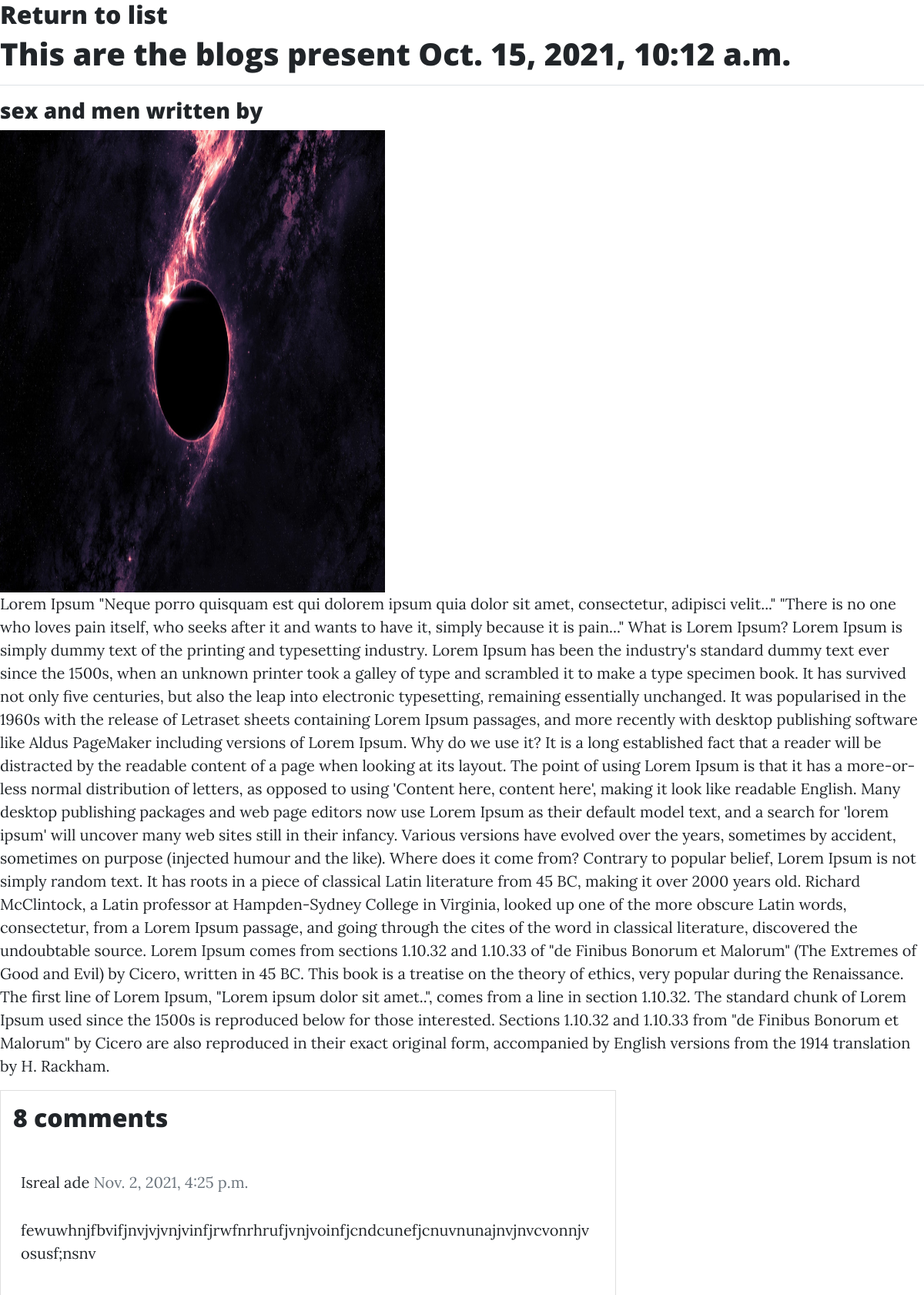
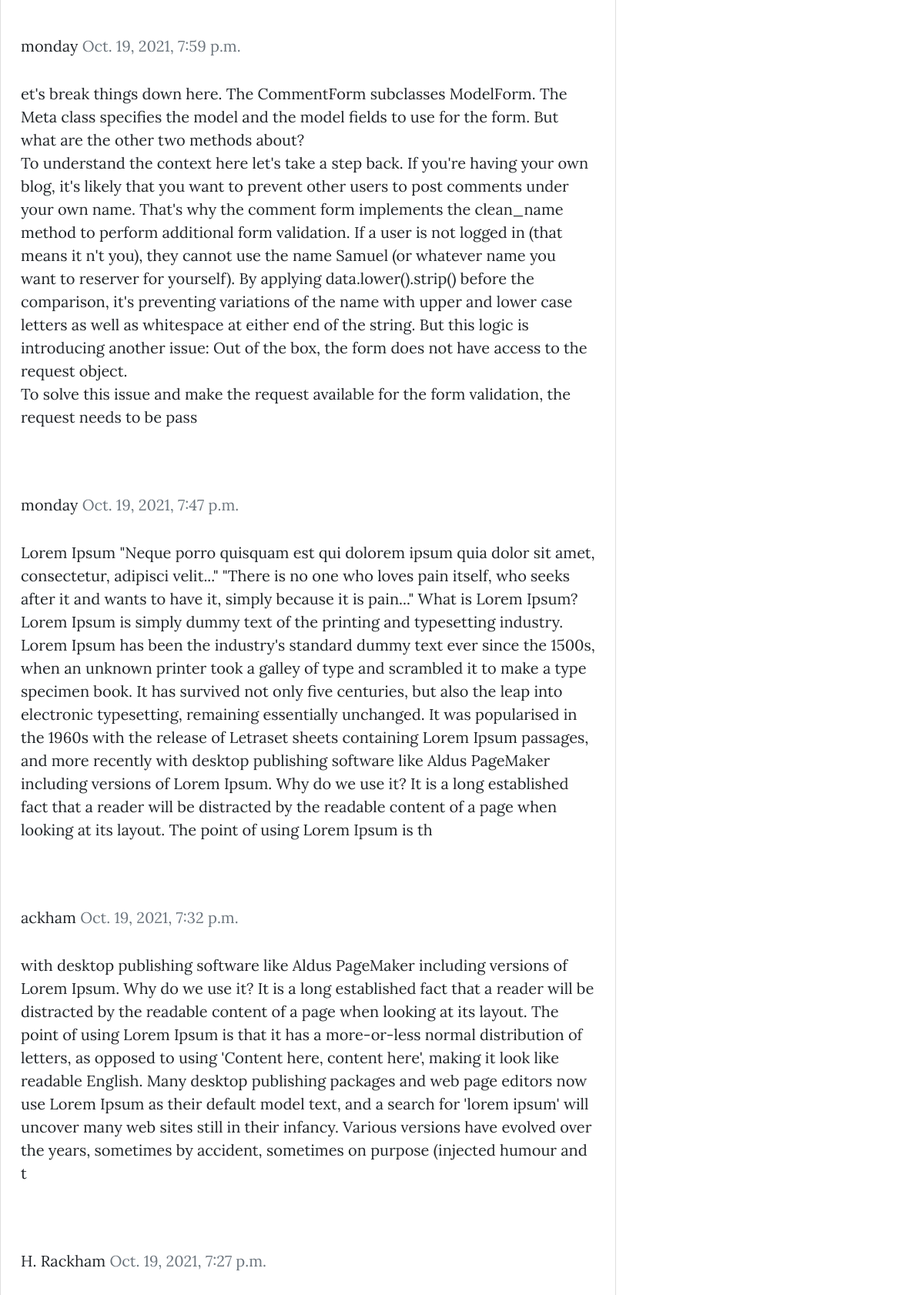
The app's page /blog/4/ (upper part) with its own data (2 pictures, top to bottom).
### blog/models.py (models this page shows, shortened)
class AuthorPost(models.Model):
    STATUS_CHOICES = (
    ('draft', 'Draft'),
    ('published', 'Published'),
    )
    CATEGORY_CHOICES = (
    ('Personal blogs', 'Personal blogs'),
    ('Business/corporate blogs', 'Business/corporate blogs'),
    ('Personal brand/professional blogs', 'Personal brand/professional blogs'),
    ('Fashion blogs', 'Fashion blogs'),
    ('Lifestyle blogs', 'Lifestyle blogs'),
    ('Travel blogs', 'Travel blogs'),
    ('Food blogs', 'Food blogs'),
    ('Affiliate/review blogs', 'Affiliate/review blogs'),
    ('News blogs', 'News blogs'),
    ('Multimedia blogs', 'Multimedia blogs'),
    ('others', 'Others')
)
    title       =   models.CharField(max_length=400, unique=True,)
    author      =   models.ForeignKey(Author, on_delete=models.CASCADE)
    article     =   models.TextField(max_length=1500000)
    image_cover =   models.ImageField(upload_to='images_cover/', null = True, blank = True)
    category    =   models.CharField(max_length=700, choices=CATEGORY_CHOICES)
    publish     =   models.DateTimeField(default=timezone.now)
    created_on  =   models.DateTimeField(auto_now_add=True)
    updated     =   models.DateTimeField(auto_now=True)
    status      =   models.CharField(max_length=10, choices = STATUS_CHOICES, default = 'draft' )
    objects     =   models.Manager()
    published   =   PublishedManger()
    class Meta:
        ordering = ['-publish',]

class Comment(models.Model):
    post      = models.ForeignKey(AuthorPost, on_delete=models.CASCADE, related_name='comments')
    full_name = models.CharField(max_length=40)
    email     = models.EmailField(max_length=255)
    body      = models.TextField(max_length=1000)
    active    = models.BooleanField(default=False)
    created_on = models.DateTimeField(auto_now_add=True)
    class Meta:
        ordering = ['-created_on',]

### blog/views.py (the view, shortened to what this page needs)
# urls.py: path('<int:pk>/', detail_view, name='PostDetail'),
def detail_view(request, pk):
    detail = get_object_or_404(AuthorPost, id=pk)
    comments = Comment.objects.filter(active = True)
    new_comment = None
    form = CommentForm()
    context = {'details':detail, 'form':form, 'new_comment':new_comment, 'comments':comments}
    return render(request,'blog/detail_view.html', context )

### blog/templates/blog/detail_view.html (shortened to what this page needs)
{% extends 'navbar.html' %}
{% block navbar %}
    <h2>
        <a href="{% url 'blog:PostList' %}" >Return to list</a>
    </h2>
    <h1>
        This are the blogs present {{details.created_on}}
    </h1>
    <hr>
        <h3>
            {{details.title}} written by {{details.user.author}}
        </h3>
    <div>
        <div>
          {% if details.image_cover %}
            <img src="{{details.image_cover.url}}" width="500" height="600" alt="image_cover">
            {% else %}
            <h2>
              image absent
            </h2>
          {% endif %}
        </div>
        {{details.article}}
    </div>
<div class="col-md-8 card mb-4  mt-3 ">
      <div class="card-body">
        <h2>{{ comments.count }} comments</h2>
        {% for comment in comments %}
        <div class="comments" style="padding: 10px;">
          <p class="font-weight-bold">
            {{ comment.full_name }}
            <span class=" text-muted font-weight-normal">
              {{ comment.created_on }}
            </span>
          </p>
          {{ comment.body | linebreaks }}
        </div>
        {% endfor %}
      </div>
    </div>
{% endblock navbar %}

### records on screen
AuthorPost: created_on "Oct. 15, 2021, 10:12 a.m.", title "sex and men", image_cover (picture), article "Lorem Ipsum \"Neque porro quisquam est qui dolorem ipsum quia dolor sit amet, consectetur, adipisci velit...\" \"There is no one who loves pain itself, who seeks after it and wants to have it, simply because it is pain...\" What is Lorem Ipsum? Lorem Ipsum is simply dummy text of the printing and typesetting industry. Lorem Ipsum has been the industry's standard dummy text ever since the 1500s, when an unknown printer took a galley of type and scrambled it to make a type specimen book. It has survived not only five centuries, but also the leap into electronic typesetting, remaining essentially unchanged. It was popularised in the 1960s with the release of Letraset sheets containing Lorem Ipsum…"
Comment: full_name "Isreal ade", created_on "Nov. 2, 2021, 4:25 p.m.", body "fewuwhnjfbvifjnvjvjvnjvinfjrwfnrhrufjvnjvoinfjcndcunefjcnuvnunajnvjnvcvonnjvosusf;nsnv"
Comment: full_name "monday", created_on "Oct. 19, 2021, 7:59 p.m.", body "et's break things down here. The CommentForm subclasses ModelForm. The Meta class specifies the model and the model fields to use for the form. But what are the other two methods about? To understand the context here let's take a step back. If you're having your own blog, it's likely that you want to prevent other users to post comments under your own name. That's why the comment form implements the clean_name method to perform additional form validation. If a user is not logged in (that means it n't you), they cannot use the name Samuel (or whatever name you want to reserver for yourself). By applying data.lower().strip() before the comparison, it's preventing variations of the name with…"
Comment: full_name "monday", created_on "Oct. 19, 2021, 7:47 p.m.", body "Lorem Ipsum \"Neque porro quisquam est qui dolorem ipsum quia dolor sit amet, consectetur, adipisci velit...\" \"There is no one who loves pain itself, who seeks after it and wants to have it, simply because it is pain...\" What is Lorem Ipsum? Lorem Ipsum is simply dummy text of the printing and typesetting industry. Lorem Ipsum has been the industry's standard dummy text ever since the 1500s, when an unknown printer took a galley of type and scrambled it to make a type specimen book. It has survived not only five centuries, but also the leap into electronic typesetting, remaining essentially unchanged. It was popularised in the 1960s with the release of Letraset sheets containing Lorem Ipsum…"
Comment: full_name "ackham", created_on "Oct. 19, 2021, 7:32 p.m.", body "with desktop publishing software like Aldus PageMaker including versions of Lorem Ipsum. Why do we use it? It is a long established fact that a reader will be distracted by the readable content of a page when looking at its layout. The point of using Lorem Ipsum is that it has a more-or-less normal distribution of letters, as opposed to using 'Content here, content here', making it look like readable English. Many desktop publishing packages and web page editors now use Lorem Ipsum as their default model text, and a search for 'lorem ipsum' will uncover many web sites still in their infancy. Various versions have evolved over the years, sometimes by accident, sometimes on purpose (injected…"
Comment: full_name "H. Rackham", created_on "Oct. 19, 2021, 7:27 p.m."

### other values on screen
{{ comments.count }} "8"
